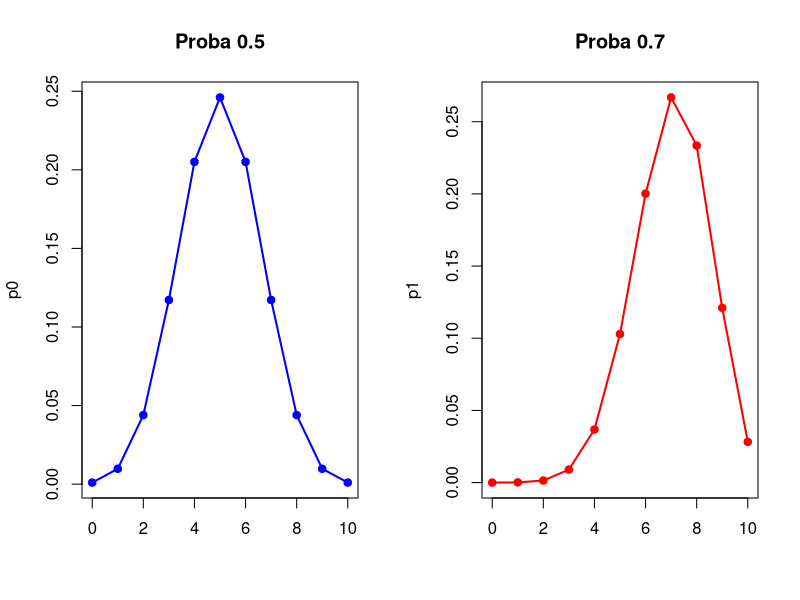
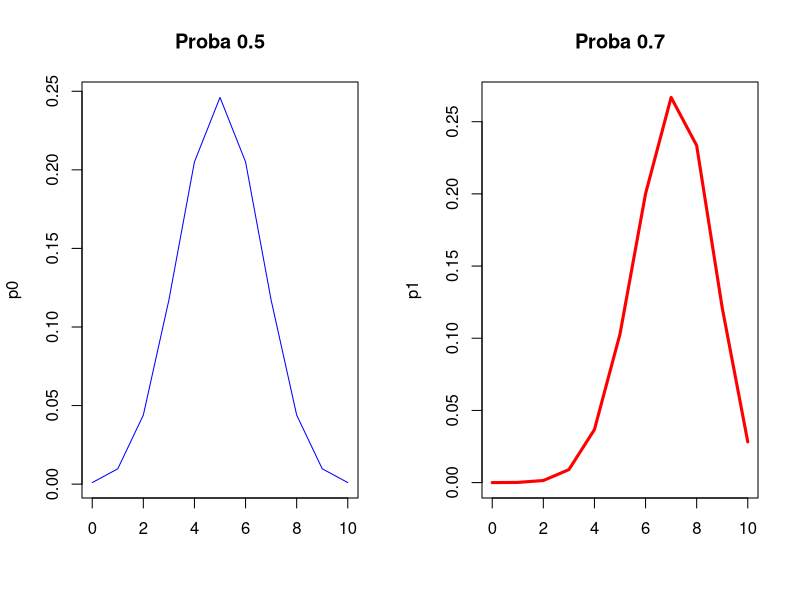
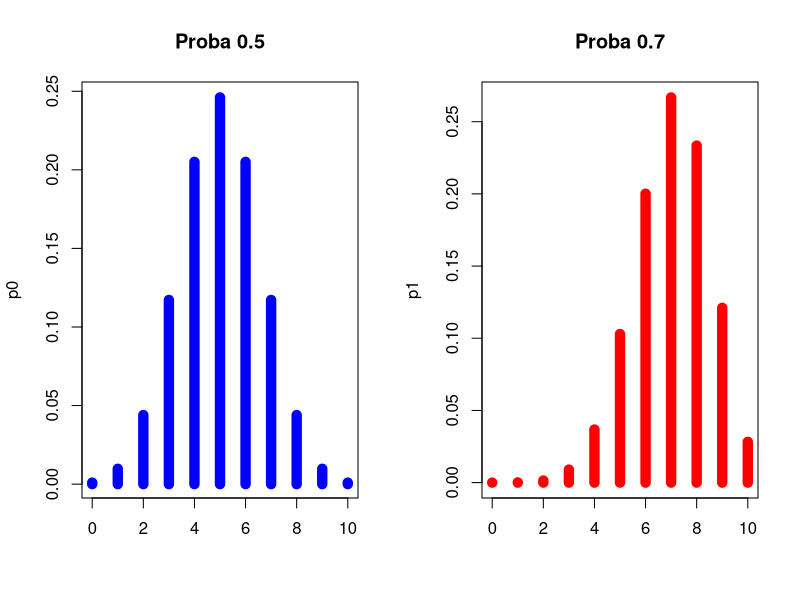
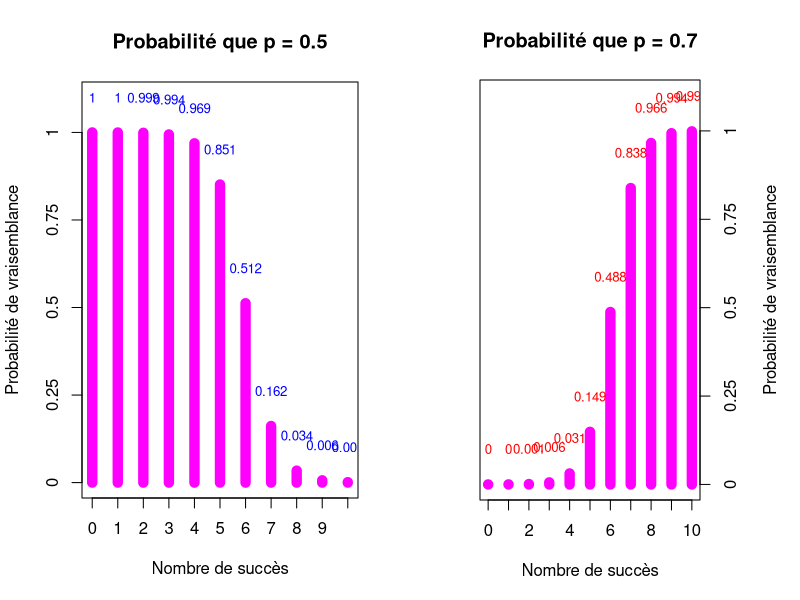

The R script that drew these images, in order:
## ---- chunk 1
p0 <- dbinom(0:10,10,.5)
p1 <- dbinom(0:10,10,.7)
round(p0,digits=4)
## ---- chunk 2
# Diviser la fenêtre graphique en 1 ligne x 2 colonnes
par(mfrow = c(1, 2))  # 1 ligne, 2 colonnes

# Graphique 1
plot(0:10, p0,
     col = "blue",
     pch = 19,
     xlab = "",
     main = "Proba 0.5")
lines(0:10, p0, col = "blue", lwd = 2) 
# Graphique 2
plot(0:10, p1,
     col = "red",
     pch = 19,
     xlab = "",
     main = "Proba 0.7")
lines(0:10, p1, col = "red", lwd = 2) 
## ---- chunk 3
par(mfrow = c(1, 2))  # 1 ligne, 2 colonnes

# Graphique 1
plot(0:10, p0,
     type = "l",
     col = "blue",
     pch = 19,
     xlab = "",
     main = "Proba 0.5")

# Graphique 2
plot(0:10, p1,
     type = "l",
     lwd= 3,
     col = "red",
     pch = 19,
     xlab = "",
     main = "Proba 0.7")
## ---- chunk 4
par(mfrow = c(1, 2))  # 1 ligne, 2 colonnes

# Graphique 1
plot(0:10, p0,
     type = "h",
     col = "blue",
     lwd = 10,
     xlab = "",
     main = "Proba 0.5")

# Graphique 2
plot(0:10, p1,
     type = "h",
     col = "red",
     pch = 19,
     lwd = 10,
     xlab = "",
     main = "Proba 0.7")

## ---- chunk 5
round(dbinom(0:10,10,.5)/dbinom(0:10,10,.7),digits=3)
## ---- chunk 6

rapp_vrai1 <- round(dbinom(0:10,10,.7)/dbinom(0:10,10,.5),digits=3)
rapp_vrai0 <- round(dbinom(0:10,10,.5)/dbinom(0:10,10,.7),digits=3)
rapp_vrai <- rapp_vrai0/(rapp_vrai0+rapp_vrai1)
plot(0:10,
     rapp_vrai,
     type="h",
     lwd=10,
     col="magenta",
     xlab="Nombre de succès",
     ylab = "Probabilité de vraisemblance",
     ylim = c(0,1.1),
     ,main="Probabilité que p = 0.5"
     ,yaxt="n"
     ,xaxt="n",  # supprime l'axe X par défaut
     )

# Ajouter l’axe X avec ticks de 0 à 10
axis(side=1, at=0:10, labels=0:10)

# Axe des ordonnées (ticks de 0 à 1 par pas de 0.1)
axis(side=2, at=seq(0,1,0.25), labels=seq(0,1,0.25))

# Ajouter les valeurs au-dessus des bâtons
text(x = 0:10,
     y = rapp_vrai + 0.1,   # petit décalage vers le haut
     labels = round(rapp_vrai,3),      # valeurs à afficher
     cex = 0.8,                        # taille du texte
     col = "blue")                     # couleur

## ---- chunk 7
rapp_vrai <- rapp_vrai1/(rapp_vrai0+rapp_vrai1)

# Augmenter la marge de droite (mar = c(bottom, left, top, right))
par(mar=c(5,4,4,5)) 

plot(0:10,
     rapp_vrai,
     type="h",
     ylim=c(0,1.1),
     lwd=10,
     xlab="Nombre de succès",
     ylab = "",
     col="magenta"
     ,main="Probabilité que p = 0.7",
     xaxt="n",
     yaxt="n"
     )

axis(side=1,at = 0:10, labels = 0:10)
# Ajouter le ylab à droite
mtext("Probabilité de vraisemblance", side=4, line=3)
# Axe des ordonnées (ticks de 0 à 1 par pas de 0.1)
axis(side=4, at=seq(0,1,0.25), labels=seq(0,1,0.25))



      
# Ajouter les valeurs au-dessus des bâtons
text(x = 0:10,
     y = rapp_vrai + 0.1,   # petit décalage vers le haut
     labels = round(rapp_vrai,3),      # valeurs à afficher
     cex = 0.8,                        # taille du texte
     col = "red") 
